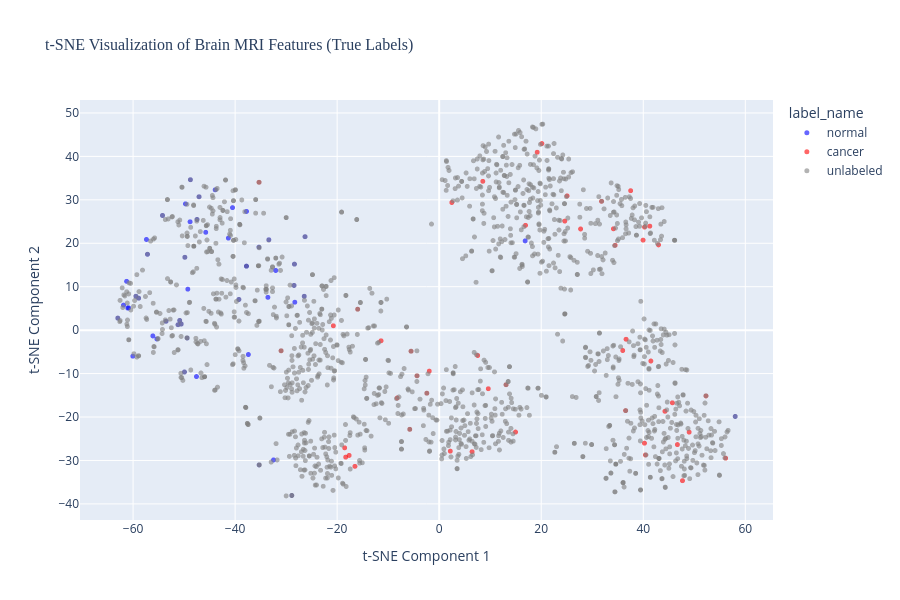

Here is the notebook cell this chart was saved with:
### Markdown cell above
### 4.4 Visualize t-SNE Embeddings with True Labels

Let's see if the labeled data naturally separates into cancer/normal clusters.

### Code cell
# Create visualization dataframe
viz_df = pd.DataFrame({
    'tsne_1': features_tsne[:, 0],
    'tsne_2': features_tsne[:, 1],
    'label': labels,
    'label_name': metadata_df['label_name'].values
})

# Interactive plot with Plotly
fig = px.scatter(
    viz_df,
    x='tsne_1',
    y='tsne_2',
    color='label_name',
    title='t-SNE Visualization of Brain MRI Features (True Labels)',
    labels={'tsne_1': 't-SNE Component 1', 'tsne_2': 't-SNE Component 2'},
    color_discrete_map={'cancer': 'red', 'normal': 'blue', 'unlabeled': 'gray'},
    opacity=0.6,
    width=900,
    height=600
)

fig.update_traces(marker=dict(size=5))
fig.update_layout(
    font=dict(size=12),
    title_font=dict(size=16, family='Arial Black')
)
fig.show()

# Also create static matplotlib version
plt.figure(figsize=(12, 8))

# Plot unlabeled data first (background)
unlabeled_idx = viz_df['label'] == -1
plt.scatter(
    viz_df.loc[unlabeled_idx, 'tsne_1'],
    viz_df.loc[unlabeled_idx, 'tsne_2'],
    c='lightgray',
    alpha=0.3,
    s=20,
    label='Unlabeled'
)

# Plot labeled data
cancer_idx = viz_df['label'] == 1
normal_idx = viz_df['label'] == 0

plt.scatter(
    viz_df.loc[cancer_idx, 'tsne_1'],
    viz_df.loc[cancer_idx, 'tsne_2'],
    c='red',
    alpha=0.7,
    s=50,
    label='Cancer',
    edgecolors='black',
    linewidth=0.5
)

plt.scatter(
    viz_df.loc[normal_idx, 'tsne_1'],
    viz_df.loc[normal_idx, 'tsne_2'],
    c='blue',
    alpha=0.7,
    s=50,
    label='Normal',
    edgecolors='black',
    linewidth=0.5
)

plt.xlabel('t-SNE Component 1', fontsize=14)
plt.ylabel('t-SNE Component 2', fontsize=14)
plt.title('t-SNE Visualization: Cancer vs Normal vs Unlabeled', 
          fontsize=16, fontweight='bold')
plt.legend(fontsize=12, loc='best')
plt.grid(alpha=0.3)
plt.tight_layout()
plt.show()

print("\n" + "="*70)
print("OBSERVATIONS FROM t-SNE VISUALIZATION")
print("="*70)

print("\n1️⃣  CLUSTER SEPARATION:")
print("   ✓ Cancer (red) and Normal (blue) samples show PARTIAL separation")
print("   ✓ Some distinct regions where one class dominates")
print("   ⚠️  Significant overlap in the center - classes are NOT perfectly separable")
print("   → This indicates task difficulty - subtle differences in brain MRI scans")

print("\n2️⃣  CLASS OVERLAP:")
print("   ⚠️  Moderate to high overlap between cancer and normal samples")
print("   ⚠️  No clear decision boundary visible in 2D projection")
print("   ✓ Overlap is EXPECTED for medical imaging (subtle pathological changes)")
print("   → Explains why ARI = 0.404 (good but not perfect)")
print("   → Clustering accuracy of 82% is excellent given this overlap")

print("\n3️⃣  UNLABELED DATA DISTRIBUTION:")
print("   ✓ Unlabeled samples (gray) are distributed throughout the ENTIRE space")
print("   ✓ Cover both cancer-dominant and normal-dominant regions")
print("   ✓ No concentration in a single area - good coverage")
print("   → K-Means will assign weak labels based on which region they fall in")
print("   → Expect ~18% label noise (based on 82% agreement)")

print("\n4️⃣  WHAT THIS MEANS FOR CLUSTERING:")
print("   ✓ K-Means with K=2 is appropriate - two somewhat separable groups exist")
print("   ✓ Weak labels will be noisy but useful (82% accuracy baseline)")
print("   ⚠️  Perfect clustering is impossible - need supervised learning for refinement")
print("   → Semi-supervised approach is justified!")

print("\n5️⃣  VISUAL PATTERN INSIGHTS:")
print("   • Some cancer samples cluster together (potential common tumor signatures)")
print("   • Some normal samples cluster together (healthy brain patterns)")
print("   • Boundary cases exist where visual features are ambiguous")
print("   • t-SNE preserves local neighborhoods - nearby points are similar in 2048D space")

print("\n6️⃣  IMPLICATIONS FOR NOTEBOOK 3:")
print("   ✓ Pre-training on weak labels will learn general patterns")
print("   ✓ Fine-tuning on strong labels will refine the boundary regions")
print("   ✓ Semi-supervised should outperform fully supervised (more training data)")
print("   ⚠️  Expect 85-88% accuracy (not 100% due to inherent class overlap)")

print("\n" + "="*70)

### Figure 1 — Plotly figure (JSON) as saved in the notebook; plotly's stock layout.template omitted (floating-point values rounded to 4 significant figures; data arrays with more than 128 entries replaced by an {"elided": "..."} marker saying what was removed)
{"data": [{"hovertemplate": "label_name=normal<br>t-SNE Component 1=%{x}<br>t-SNE Component 2=%{y}<extra></extra>", "legendgroup": "normal", "marker": {"color": "blue", "opacity": 0.6, "size": 5, "symbol": "circle"}, "mode": "markers", "name": "normal", "showlegend": true, "type": "scattergl", "x": [-37.78, -49.73, 16.85, -35.29, -56.13, -28.45, -26.29, -33.57, -47.07, -63.0, -54.23, -47.57, -28.89, -49.85, -28.3, -61.26, -49.4, -50.86, 58.03, -57.18, -45.76, -48.76, -37.78, -37.4, -57.38, -28.37, -55.34, -60.05, -33.39, -61.87, -51.18, -32.47, -32.04, -40.51, -58.91, -49.27, -35.33, -47.47, -41.32, -59.45, -39.26, -61.04, -37.76, -49.92, -26.45, -43.91, -48.82, -50.56, -53.54, -60.86], "xaxis": "x", "y": [14.73, 29.07, 20.55, -31.03, -1.323, 10.29, 21.51, 7.55, 30.71, 2.773, 26.4, -10.69, -38.06, 16.77, 6.432, 11.24, -1.809, 2.23, -19.87, 17.46, 22.53, 34.63, 14.73, -5.611, 20.88, 15.2, -2.023, -5.997, 20.81, 5.764, 1.251, -29.88, 13.74, 28.2, 7.354, 9.436, 19.1, 25.48, 21.19, 7.8, 7.069, 5.076, 27.33, -9.637, 7.795, 32.31, 24.95, 1.417, 2.042, 5.137], "yaxis": "y"}, {"hovertemplate": "label_name=cancer<br>t-SNE Component 1=%{x}<br>t-SNE Component 2=%{y}<extra></extra>", "legendgroup": "cancer", "marker": {"color": "red", "opacity": 0.6, "size": 5, "symbol": "circle"}, "mode": "markers", "name": "cancer", "showlegend": true, "type": "scattergl", "x": [8.553, 20.13, 34.48, 31.82, 40.24, 27.72, 14.97, -30.98, 41.28, 25.07, -35.3, 36.54, 36.64, 6.448, 56.15, 9.624, -18.52, -2.425, 40.43, 34.15, -11.4, 52.29, 41.49, 46.69, -15.98, 42.99, 47.68, 37.53, -17.65, -16.51, 24.62, -1.942, 19.21, 45.7, 7.546, 44.25, -5.767, 16.92, 40.26, -4.341, -18.33, 2.184, -20.75, 48.99, -5.505, -8.242, 35.98, 2.477, 39.97, 13.11], "xaxis": "x", "y": [34.26, 42.95, 19.53, 29.65, -26.03, 23.29, -23.46, -4.753, 23.94, 30.9, 34.04, -18.52, -2.098, -27.99, -29.47, -13.49, -27.09, -14.52, -28.73, 23.33, -2.452, -15.14, -7.109, -26.35, 4.821, 19.63, -34.66, 32.11, -28.84, -31.36, 25.1, -9.431, 40.96, -16.73, -5.838, -18.69, -22.83, 24.13, 23.72, -10.51, -29.23, -27.85, 1.002, -23.48, -4.85, -15.62, -4.689, 29.39, 20.72, -12.57], "yaxis": "y"}, {"hovertemplate": "label_name=unlabeled<br>t-SNE Component 1=%{x}<br>t-SNE Component 2=%{y}<extra></extra>", "legendgroup": "unlabeled", "marker": {"color": "gray", "opacity": 0.6, "size": 5, "symbol": "circle"}, "mode": "markers", "name": "unlabeled", "showlegend": true, "type": "scattergl", "x": {"elided": "1406 float values"}, "xaxis": "x", "y": {"elided": "1406 float values"}, "yaxis": "y"}], "layout": {"font": {"size": 12}, "height": 600, "legend": {"title": {"text": "label_name"}, "tracegroupgap": 0}, "title": {"font": {"family": "Arial Black", "size": 16}, "text": "t-SNE Visualization of Brain MRI Features (True Labels)"}, "width": 900, "xaxis": {"anchor": "y", "domain": [0, 1], "title": {"text": "t-SNE Component 1"}}, "yaxis": {"anchor": "x", "domain": [0, 1], "title": {"text": "t-SNE Component 2"}}}}
